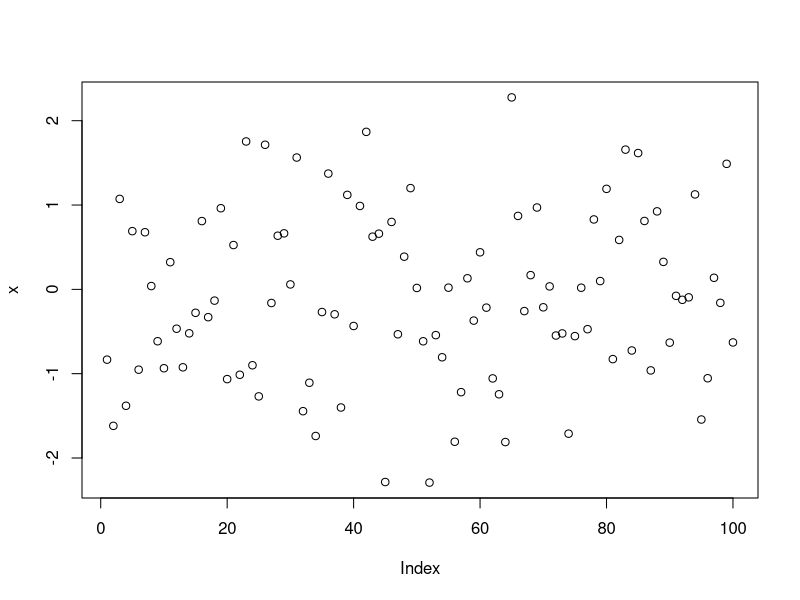
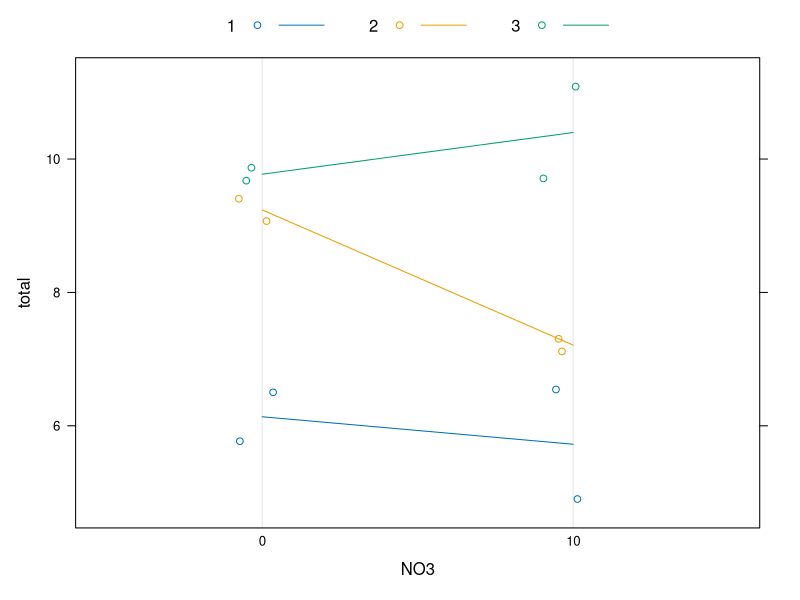

These figures' R source, in order:
#vamos começar a fazer as análises

x<-rnorm(100)

plot(x)

library("vegan")

data(dune)
data(dune.env)
## default test by terms
adonis2(dune ~ Management*A1, data = dune.env)
## overall tests
adonis2(dune ~ Management*A1, data = dune.env, by = NULL)

### Example of use with strata, for nested (e.g., block) designs.
dat <- expand.grid(rep=gl(2,1), NO3=factor(c(0,10)),field=gl(3,1) )
dat
Agropyron <- with(dat, as.numeric(field) + as.numeric(NO3)+2) +rnorm(12)/2
Schizachyrium <- with(dat, as.numeric(field) - as.numeric(NO3)+2) +rnorm(12)/2
total <- Agropyron + Schizachyrium
dotplot(total ~ NO3, dat, jitter.x=TRUE, groups=field,
        type=c('p','a'), xlab="NO3", auto.key=list(columns=3, lines=TRUE) )

